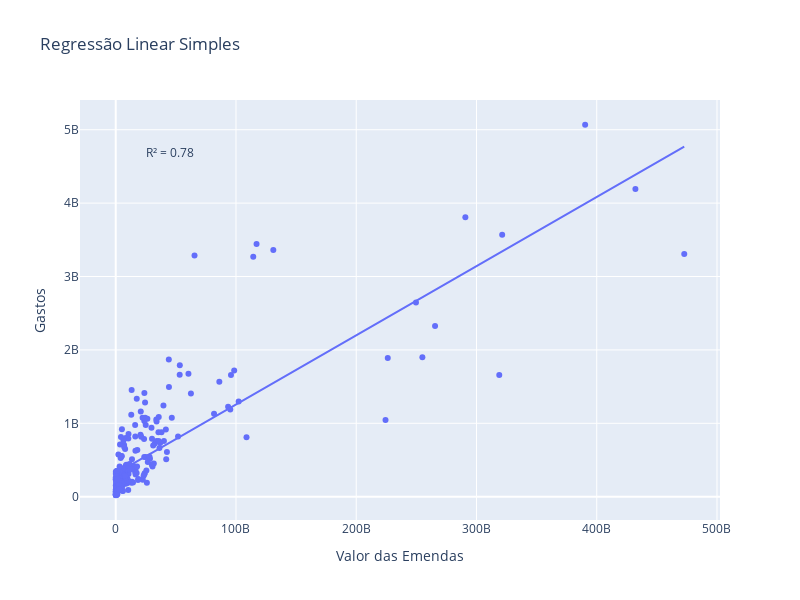

Source (notebook cell):
### Code cell
# controlando por ano antes e depois de 2018 e por região. Quando controla aumenta o R2.

X = variaveis_uf_ano_dum[['valor_emendas', 'ano_emenda'] +  [col for col in variaveis_uf_ano_dum.columns if 'regiao_' in col]]
X = sm.add_constant(X)  
y = variaveis_uf_ano_dum['gastos']  

# Ajuste do modelo
model = sm.OLS(y, X).fit()

# Calcular R²
r2 = model.rsquared

# Use o Plotly Express para criar o gráfico
fig = px.scatter(variaveis_uf_ano_dum, x='valor_emendas', y='gastos', trendline="ols", title='Regressão Linear Simples',
                labels={'valor_emendas': 'Valor das Emendas', 'gastos': 'Gastos'},
                hover_data=['valor_emendas', 'gastos'])


# Adicione uma anotação para R²
fig.add_annotation(x=0.1, y=0.9, text=f"R² = {r2:.2f}", showarrow=False, 
                   xref="paper", yref="paper")

fig.update_layout(autosize=False, width=800, height=600)

# Mostrar a figura
fig.show()

### Figure 1 — Plotly figure (JSON) as saved in the notebook; plotly's stock layout.template omitted (floating-point values rounded to 4 significant figures; data arrays with more than 128 entries replaced by an {"elided": "..."} marker saying what was removed)
{"data": [{"hovertemplate": "Valor das Emendas=%{x}<br>Gastos=%{y}<extra></extra>", "legendgroup": "", "marker": {"color": "#636efa", "symbol": "circle"}, "mode": "markers", "name": "", "orientation": "v", "showlegend": false, "type": "scatter", "x": {"elided": "243 float values"}, "xaxis": "x", "y": {"elided": "243 float values"}, "yaxis": "y"}, {"hovertemplate": "<b>OLS trendline</b><br>gastos = 0.00942437 * valor_emendas + 3.1487e+08<br>R<sup>2</sup>=0.682102<br><br>Valor das Emendas=%{x}<br>Gastos=%{y} <b>(trend)</b><extra></extra>", "legendgroup": "", "marker": {"color": "#636efa", "symbol": "circle"}, "mode": "lines", "name": "", "showlegend": false, "type": "scatter", "x": {"elided": "243 float values"}, "xaxis": "x", "y": {"elided": "243 float values"}, "yaxis": "y"}], "layout": {"annotations": [{"showarrow": false, "text": "R² = 0.78", "x": 0.1, "xref": "paper", "y": 0.9, "yref": "paper"}], "autosize": false, "height": 600, "legend": {"tracegroupgap": 0}, "title": {"text": "Regressão Linear Simples"}, "width": 800, "xaxis": {"anchor": "y", "domain": [0, 1], "title": {"text": "Valor das Emendas"}}, "yaxis": {"anchor": "x", "domain": [0, 1], "title": {"text": "Gastos"}}}}
